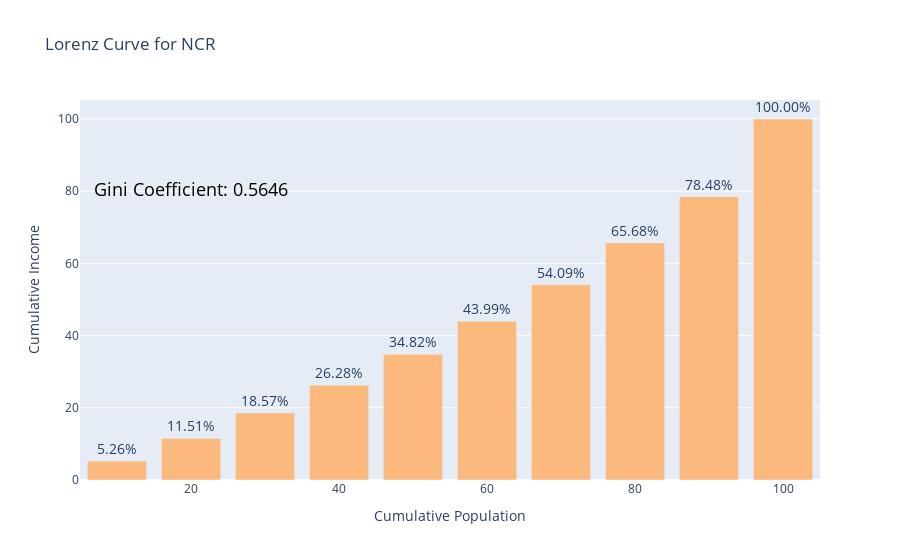

This figure's notebook cell:
### Code cell
viz2b_CumulativeIncome(df_cumulative_income,'NCR')

### Figure 1 — Plotly figure (JSON) as saved in the notebook; plotly's stock layout.template omitted (floating-point values rounded to 4 significant figures)
{"data": [{"hovertemplate": "Cumulative Population: %{x:.2f}%<br>Cumulative Income: %{y:.2f}%<extra></extra>", "insidetextanchor": "start", "marker": {"color": "#fcb97d"}, "name": "Cumulative Income", "text": ["5.26%", "11.51%", "18.57%", "26.28%", "34.82%", "43.99%", "54.09%", "65.68%", "78.48%", "100.00%"], "textfont": {"size": 14}, "textposition": "outside", "x": [10, 20, 30, 40, 50, 60, 70, 80, 90, 100], "y": [5.258, 11.51, 18.57, 26.28, 34.82, 43.99, 54.09, 65.68, 78.48, 100.0], "type": "bar"}, {"mode": "text", "text": ["Gini Coefficient: 0.5646"], "textfont": {"color": "black", "size": 18}, "x": [20], "y": [80], "type": "scatter"}], "layout": {"showlegend": false, "title": {"text": "Lorenz Curve for NCR"}, "xaxis": {"title": {"text": "Cumulative Population"}}, "yaxis": {"title": {"text": "Cumulative Income"}}}}
